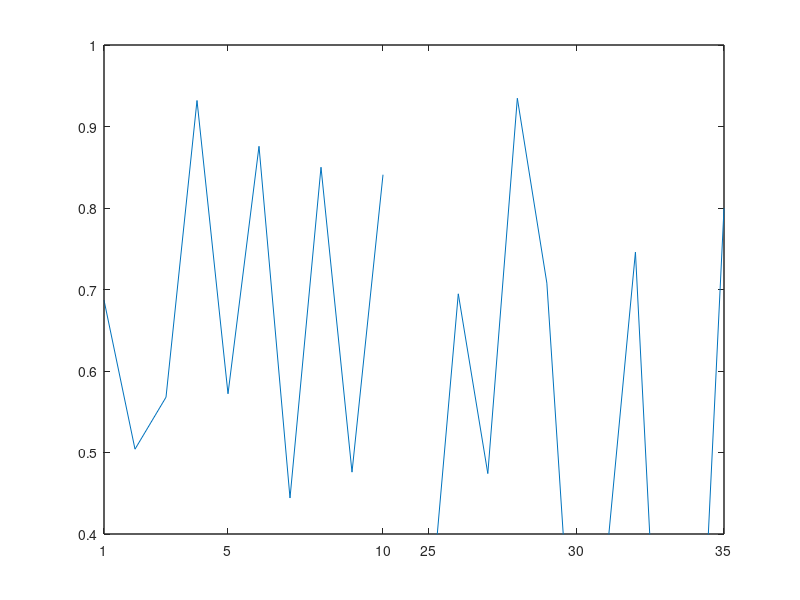

Recreate this plot in MATLAB.
%Create two overlapping axes
axes_handle_1 = axes;
axes_position = get(axes_handle_1, 'Position');
axes_handle_2 = axes('Position', axes_position);
%Create some data with a large gap in the x domain
my_x_data = [1:10 25:35];
my_y_data = rand(1, length(my_x_data));
%Plot the two sections of data on different axes objects
plot(axes_handle_1, my_x_data(1:10), my_y_data(1:10))
plot(axes_handle_2, my_x_data(11:end), my_y_data(11:end))
%Link the y axis limits and fontsize property of the axes objects
linkaxes([axes_handle_1 axes_handle_2], 'y');
linkprop([axes_handle_1 axes_handle_2], 'FontSize');
%Set the x range limits and tick mark positions of the first axes object
set(axes_handle_1, 'XLim', [1 21], ...
      'XTick', [1 5 10])
%Set the x range limits and tick mark positions for the second axes object.
%Also set the background color to 'none', which makes the background
%transparent.
set(axes_handle_2, 'Color', 'none', ...
      'YTickLabel', [], ...
      'XLim', [14 35], ...
      'XTick', [25 30 35])
diary ogg
